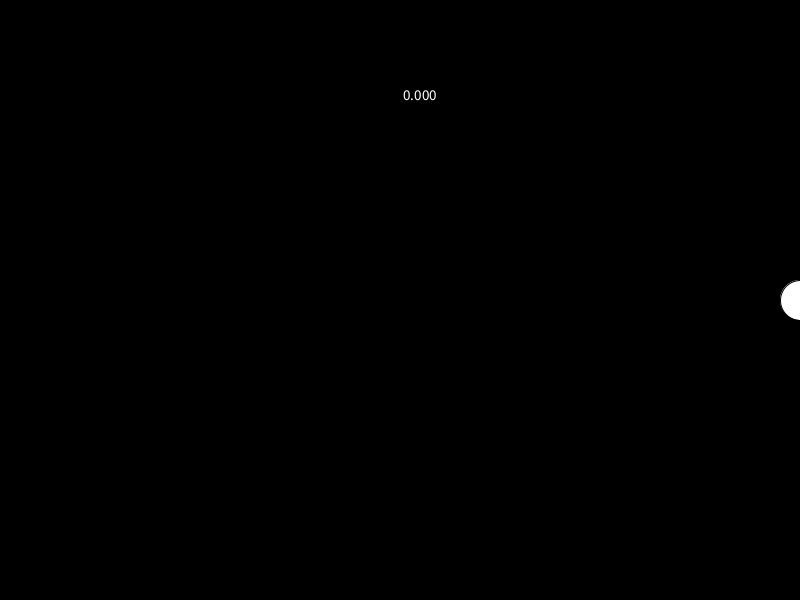
Frame 1 (no input)
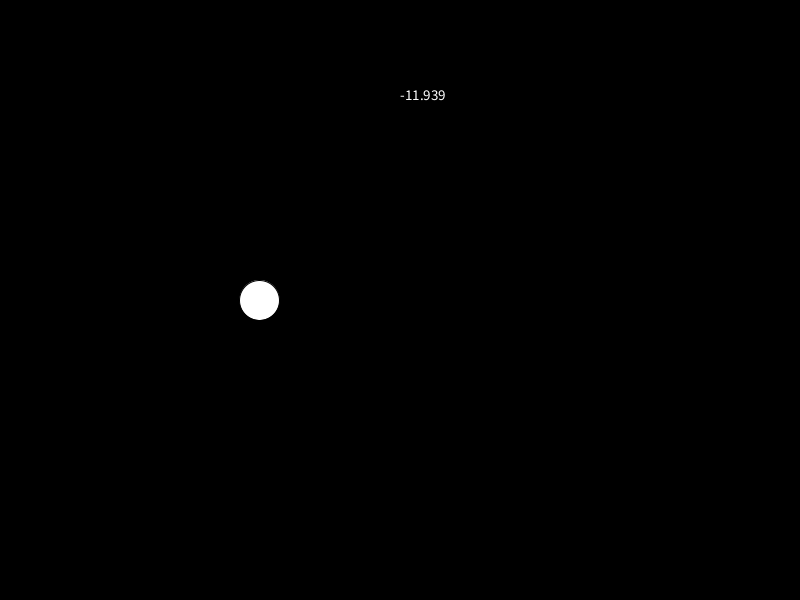
Frame 60 (the mouse pressed at the canvas centre just before this capture)
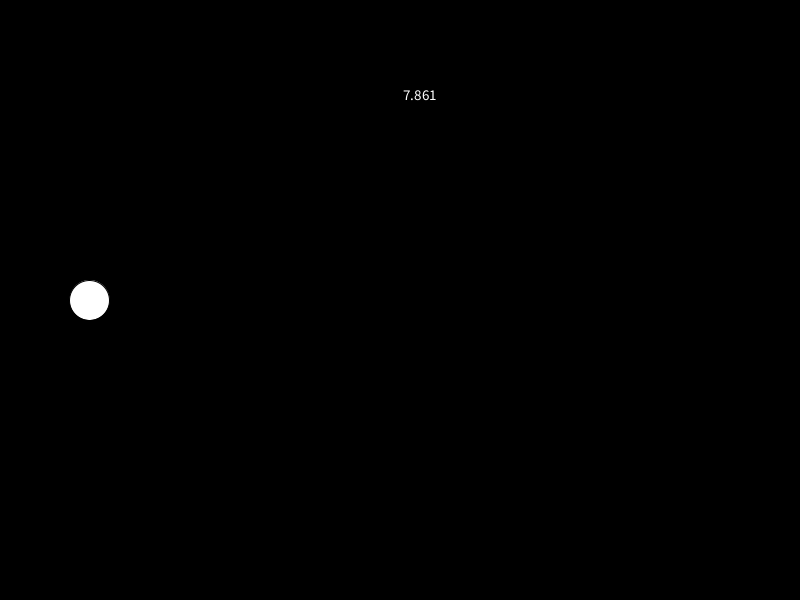
Frame 120 (the mouse held since frame 60 and released just before this capture)

The Processing sketch that drew these frames (run headless with seeded random() and noise(); from frame 60 on, the mouse is pressed at the canvas centre):

// Processing sketch: shm_26_05_22
// ── shm_26_05_22.pde
float mean;
float x, y;
float vel;
float acc;
float k = 0.001;

void setup(){
  size(800, 600);
  
  mean = width / 2;
  vel = 0;
  acc = -1;
  
  x = width;
  y = height/2;
}


void draw(){
  background(0);
  
  
  textSize(15);
  text(vel, width/2, 100);
  
  
  fill(255);
  ellipse(x, y, 40, 40);
  
  vel += acc;
  x += vel;
  
  float dist = x - mean;
  
  acc = dist * k * -1;
  
}
